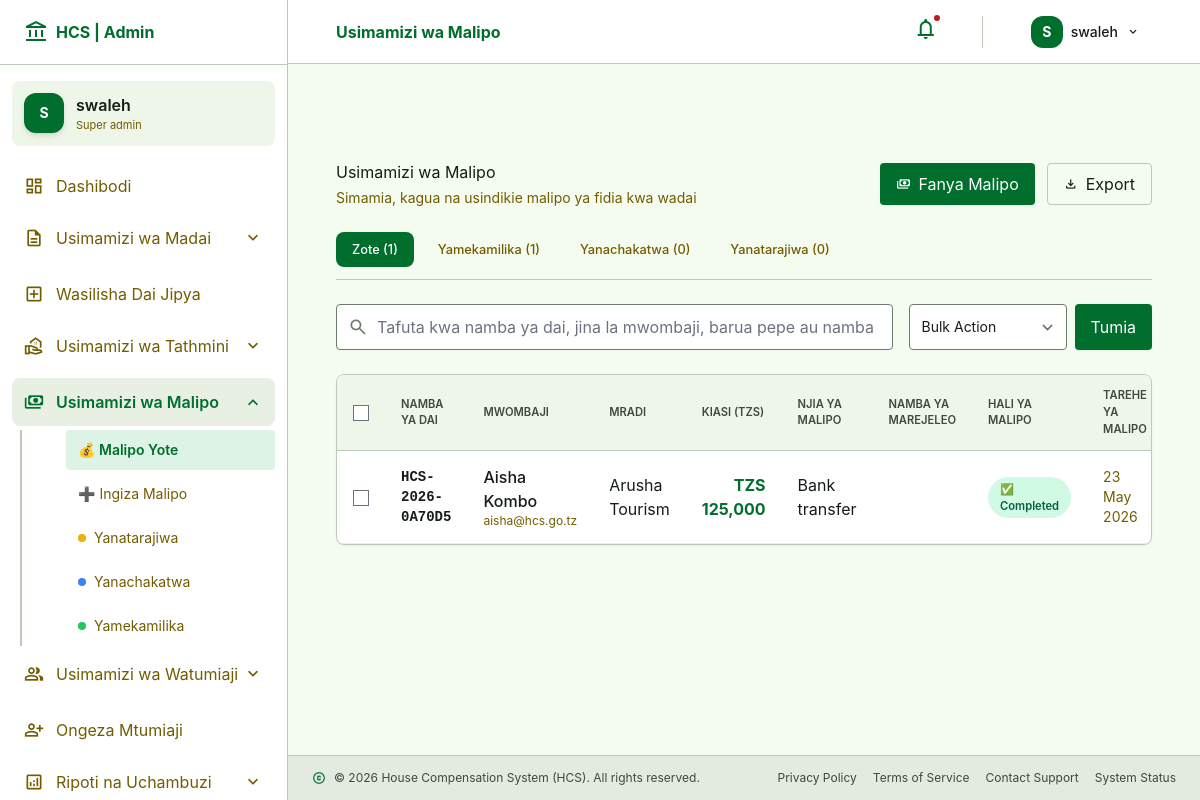
The app's page /admin/payments.php (signed in) with its own data.
### tables this page shows
CREATE TABLE `payments` (
  `id` int(11) NOT NULL,
  `claim_id` int(11) NOT NULL,
  `amount` decimal(15,2) DEFAULT NULL,
  `payment_method` varchar(100) DEFAULT NULL,
  `transaction_reference` varchar(255) DEFAULT NULL,
  `payment_status` enum('pending','processed','completed') DEFAULT 'pending',
  `paid_at` timestamp NULL DEFAULT NULL,
  `created_by` int(11) DEFAULT NULL,
  `updated_by` int(11) DEFAULT NULL,
  `notes` text DEFAULT NULL
);

CREATE TABLE `claims` (
  `id` int(11) NOT NULL,
  `claimant_id` int(11) NOT NULL,
  `claim_number` varchar(100) NOT NULL,
  `project_name` varchar(255) DEFAULT NULL,
  `district` varchar(100) DEFAULT NULL,
  `ward` varchar(100) DEFAULT NULL,
  `village` varchar(100) DEFAULT NULL,
  `property_type` varchar(100) DEFAULT NULL,
  `property_size` varchar(100) DEFAULT NULL,
  `claim_amount` decimal(15,2) DEFAULT NULL,
  `valuation_amount` decimal(15,2) DEFAULT NULL,
  `approved_amount` decimal(15,2) DEFAULT NULL,
  `decision_date` date DEFAULT NULL,
  `gps_coordinates` varchar(255) DEFAULT NULL,
  `description` text DEFAULT NULL,
  `status` enum('submitted','valuation','legal_review','approved','rejected','paid') DEFAULT 'submitted',
  `created_at` timestamp NOT NULL DEFAULT current_timestamp(),
  `updated_at` timestamp NOT NULL DEFAULT current_timestamp() ON UPDATE current_timestamp()
);

CREATE TABLE `users` (
  `id` int(11) NOT NULL,
  `full_name` varchar(255) NOT NULL,
  `email` varchar(255) NOT NULL,
  `phone` varchar(20) DEFAULT NULL,
  `nin` varchar(30) DEFAULT NULL,
  `role` enum('super_admin','claimant','valuer','legal_officer','finance_officer','commissioner') DEFAULT 'claimant',
  `password` varchar(255) NOT NULL,
  `status` enum('active','inactive') DEFAULT 'active',
  `created_at` timestamp NOT NULL DEFAULT current_timestamp()
);

### includes/functions.php (called while the page is built, shortened)
<?php
function formatDate($date, $format = 'd M Y, H:i') {
    return date($format, strtotime($date));
}
?>

### admin/payments.php (the view, shortened to what this page needs)
<?php
require_once '../includes/functions.php';
$conn = getDB();
$status_filter = $_GET['status'] ?? 'all';
$search_term = $_GET['search'] ?? '';
$sort_by = $_GET['sort'] ?? 'paid_at';
$sort_order = $_GET['order'] ?? 'DESC';
$sort_order = ($sort_order === 'ASC') ? 'ASC' : 'DESC';
$where_clauses = [];
$params = [];
$types = "";
$where_sql = empty($where_clauses) ? "" : "WHERE " . implode(" AND ", $where_clauses);
$page = isset($_GET['page']) ? max(1, intval($_GET['page'])) : 1;
$per_page = 15;
$offset = ($page - 1) * $per_page;
$query = "SELECT p.*,
          c.claim_number, c.project_name, c.status as claim_status,
          u.full_name as claimant_name, u.email, u.phone, u.nin,
          COALESCE(v.total_compensation, 0) as total_compensation,
          creator.full_name as created_by_name,
          updater.full_name as updated_by_name
          FROM payments p
          JOIN claims c ON p.claim_id = c.id
          JOIN users u ON c.claimant_id = u.id
          LEFT JOIN valuations v ON c.id = v.claim_id
          LEFT JOIN users creator ON p.created_by = creator.id
          LEFT JOIN users updater ON p.updated_by = updater.id
          $where_sql
          ORDER BY ";
if ($sort_by === 'claim_number') {
    $query .= "c.claim_number $sort_order";
} elseif ($sort_by === 'full_name') {
    $query .= "u.full_name $sort_order";
} elseif ($sort_by === 'amount') {
    $query .= "p.amount $sort_order";
} elseif ($sort_by === 'payment_status') {
    $query .= "p.payment_status $sort_order";
} elseif ($sort_by === 'created_at') {
    $query .= "p.created_at $sort_order";
} else {
    $query .= "p.paid_at $sort_order";
}
$query .= " LIMIT ? OFFSET ?";
$params[] = $per_page;
$params[] = $offset;
$types .= "ii";
$stmt = mysqli_prepare($conn, $query);
if ($stmt) {
    mysqli_stmt_bind_param($stmt, $types, ...$params);
    mysqli_stmt_execute($stmt);
    $result = mysqli_stmt_get_result($stmt);
    $payments = [];
    while ($row = mysqli_fetch_assoc($result)) {
        $payments[] = $row;
    }
} else {
    $payments = [];
}
$status_counts = [];
$status_query = "SELECT payment_status, COUNT(*) as count FROM payments GROUP BY payment_status";
$status_result = mysqli_query($conn, $status_query);
while ($row = mysqli_fetch_assoc($status_result)) {
    $status_counts[$row['payment_status']] = $row['count'];
}
require_once __DIR__ . '/includes/admin-header.php';
?>
<div class="space-y-6">
    <div class="flex flex-col md:flex-row md:items-center justify-between gap-4">
        <div>
            <h2 class="font-headline-lg text-on-background">Usimamizi wa Malipo</h2>
            <p class="text-secondary text-sm mt-1">Simamia, kagua na usindikie malipo ya fidia kwa wadai</p>
        </div>
        <div class="flex gap-3">
            <button onclick="openPaymentModal()" class="px-4 py-2 bg-primary text-white rounded-lg flex items-center gap-2 hover:bg-primary-container transition shadow-sm">
                <span class="material-symbols-outlined text-sm">payments</span> Fanya Malipo
            </button>
            <button onclick="exportPayments()" class="px-4 py-2 border border-outline-variant rounded-lg flex items-center gap-2 hover:bg-surface-container-low transition">
                <span class="material-symbols-outlined text-sm">download</span> Export
            </button>
        </div>
    </div>
    <div class="flex flex-wrap gap-2 border-b border-outline-variant pb-3">
        <a href="?status=all&search=<?php echo urlencode($search_term); ?>" class="filter-tab <?php echo $status_filter === 'all' ? 'active' : 'text-secondary'; ?>">Zote (<?php echo array_sum($status_counts); ?>)</a>
        <a href="?status=completed&search=<?php echo urlencode($search_term); ?>" class="filter-tab <?php echo $status_filter === 'completed' ? 'active' : 'text-secondary'; ?>">Yamekamilika (<?php echo $status_counts['completed'] ?? 0; ?>)</a>
        <a href="?status=processed&search=<?php echo urlencode($search_term); ?>" class="filter-tab <?php echo $status_filter === 'processed' ? 'active' : 'text-secondary'; ?>">Yanachakatwa (<?php echo $status_counts['processed'] ?? 0; ?>)</a>
        <a href="?status=pending&search=<?php echo urlencode($search_term); ?>" class="filter-tab <?php echo $status_filter === 'pending' ? 'active' : 'text-secondary'; ?>">Yanatarajiwa (<?php echo $status_counts['pending'] ?? 0; ?>)</a>
    </div>
    <div class="flex flex-col md:flex-row gap-4">
        <form method="GET" action="" class="flex-1" id="searchForm">
            <div class="relative">
                <span class="material-symbols-outlined absolute left-3 top-1/2 -translate-y-1/2 text-outline text-xl">search</span>
                <input type="text" name="search" id="searchInput" value="<?php echo htmlspecialchars($search_term); ?>"
                       placeholder="Tafuta kwa namba ya dai, jina la mwombaji, barua pepe au namba ya marejeleo..."
                       class="w-full pl-10 pr-4 py-2.5 border border-outline rounded-lg focus:border-primary focus:ring-1 focus:ring-primary outline-none">
            </div>
        </form>
        <div class="flex gap-2">
            <select id="bulk_action_select" class="px-3 py-2.5 border border-outline rounded-lg bg-white text-sm">
                <option value="">Bulk Action</option>
            </select>
            <button onclick="applyBulkAction()" class="px-4 py-2.5 bg-primary text-white rounded-lg hover:bg-primary-container transition shadow-sm">
                Tumia
            </button>
        </div>
    </div>
    <div class="bg-white border border-outline-variant rounded-xl shadow-sm overflow-hidden">
        <div class="overflow-x-auto">
            <form id="bulk_form" method="POST">
                <table class="payments-table">
                    <thead>
                        <tr>
                            <th class="w-10"><input type="checkbox" id="select_all" class="checkbox-select"></th>
                            <th><a href="?<?php echo http_build_query(array_merge($_GET, ['sort' => 'claim_number', 'order' => $sort_by == 'claim_number' && $sort_order == 'ASC' ? 'DESC' : 'ASC'])); ?>">Namba ya Dai</a></th>
                            <th><a href="?<?php echo http_build_query(array_merge($_GET, ['sort' => 'full_name', 'order' => $sort_by == 'full_name' && $sort_order == 'ASC' ? 'DESC' : 'ASC'])); ?>">Mwombaji</a></th>
                            <th>Mradi</th>
                            <th class="text-right"><a href="?<?php echo http_build_query(array_merge($_GET, ['sort' => 'amount', 'order' => $sort_by == 'amount' && $sort_order == 'ASC' ? 'DESC' : 'ASC'])); ?>">Kiasi (TZS)</a></th>
                            <th>Njia ya Malipo</th>
                            <th>Namba ya Marejeleo</th>
                            <th><a href="?<?php echo http_build_query(array_merge($_GET, ['sort' => 'payment_status', 'order' => $sort_by == 'payment_status' && $sort_order == 'ASC' ? 'DESC' : 'ASC'])); ?>">Hali ya Malipo</a></th>
                            <th><a href="?<?php echo http_build_query(array_merge($_GET, ['sort' => 'paid_at', 'order' => $sort_by == 'paid_at' && $sort_order == 'ASC' ? 'DESC' : 'ASC'])); ?>">Tarehe ya Malipo</a></th>
                        </tr>
                    </thead>
                    <tbody>
                        <?php if (empty($payments)): ?>
                        <tr>
                            <td colspan="10" class="text-center py-12 text-secondary">
                                <span class="material-symbols-outlined text-5xl mb-2 block">payments</span>
                                Hakuna malipo yanayoendana na vigezo vyako
                                <div class="mt-2 text-sm">Bonyeza "Fanya Malipo" kuongeza malipo mapya</div>
                             </td>
                         </tr>
                        <?php else: ?>
                        <?php foreach ($payments as $payment): ?>
                        <tr id="row-<?php echo $payment['id']; ?>">
                            <td><input type="checkbox" name="selected_ids[]" value="<?php echo $payment['id']; ?>" class="checkbox-select payment-checkbox"></td>
                            <td class="font-mono text-sm font-semibold"><?php echo htmlspecialchars($payment['claim_number']); ?></td>
                            <td>
                                <div class="font-medium"><?php echo htmlspecialchars($payment['claimant_name']); ?></div>
                                <div class="text-xs text-secondary"><?php echo htmlspecialchars($payment['email']); ?></div>
                            </td>
                            <td><?php echo htmlspecialchars($payment['project_name'] ?? '-'); ?></td>
                            <td class="text-right amount-positive">TZS <?php echo number_format($payment['amount'] ?? 0, 0, '.', ','); ?></td>
                            <td><?php echo str_replace('_', ' ', ucfirst($payment['payment_method'] ?? '-')); ?></td>
                            <td class="font-mono text-xs"><?php echo htmlspecialchars($payment['transaction_reference'] ?? '-'); ?></td>
                            <td>
                                <span class="status-badge <?php echo $payment['payment_status']; ?>">
                                    <?php
                                    $status_icons = [
                                        'completed' => '✅',
                                        'processed' => '🔄',
                                        'pending' => '⏳'
                                    ];
                                    echo ($status_icons[$payment['payment_status']] ?? '') . ' ' . ucfirst($payment['payment_status']);
                                    ?>
                                </span>
                            </td>
                            <td class="text-sm text-secondary"><?php echo $payment['paid_at'] ? formatDate($payment['paid_at'], 'd M Y') : '-'; ?></td>
                        </tr>
                        <?php endforeach; ?>
                        <?php endif; ?>
                    </tbody>
                </table>
            </form>
        </div>
    </div>
</div>
<?php require_once __DIR__ . '/includes/admin-footer.php'; ?>

### admin/includes/admin-header.php (style rules this page uses)
.material-symbols-outlined { font-variation-settings: 'FILL' 0, 'wght' 400, 'GRAD' 0, 'opsz' 24; }

### admin/payments.php (style rules this page uses)
.status-badge { display: inline-flex; align-items: center; padding: 0.25rem 0.75rem; border-radius: 9999px; font-size: 0.7rem; font-weight: 600; gap: 0.25rem; }
.status-badge.completed { background: #d1fae5; color: #065f46; }
.payments-table { width: 100%; border-collapse: collapse; }
.payments-table th { padding: 0.75rem 1rem; text-align: left; font-size: 0.7rem; font-weight: 600; text-transform: uppercase; color: #3d4a3d; background-color: #eef6ea; border-bottom: 1px solid #bccab9; }
.payments-table td { padding: 0.875rem 1rem; border-bottom: 1px solid #e8f0e4; vertical-align: middle; }
.filter-tab { padding: 0.5rem 1rem; border-radius: 0.5rem; font-size: 0.8rem; font-weight: 500; transition: all 0.2s ease; text-decoration: none; }
.filter-tab.active { background-color: #006e2c; color: white; }
.checkbox-select { width: 1rem; height: 1rem; accent-color: #006e2c; cursor: pointer; }
.amount-positive { color: #006e2c; font-weight: 700; }

### records on screen
payments: claim.claim_number "HCS-2026-0A70D5", users.full_name "Aisha Kombo", users.email "aisha@hcs.go.tz", claim.project_name "Arusha Tourism", amount "125,000", payment_method "Bank transfer", payment_status "✅", payment_status "Completed", paid_at "23 May 2026"

### other values on screen
substr($_SESSION['full_name'] ?? 'A', 0, 1) "S"
$_SESSION['full_name'] "swaleh"
str_replace('_', ' ', $_SESSION['role'] ?? 'Super Admin') "Super admin"
$page_heading "Usimamizi wa Malipo"
substr($_SESSION['full_name'], 0, 1) "S"
array_sum($status_counts) "1"
$status_counts['completed'] "1"
$status_counts['processed'] "0"
$status_counts['pending'] "0"
